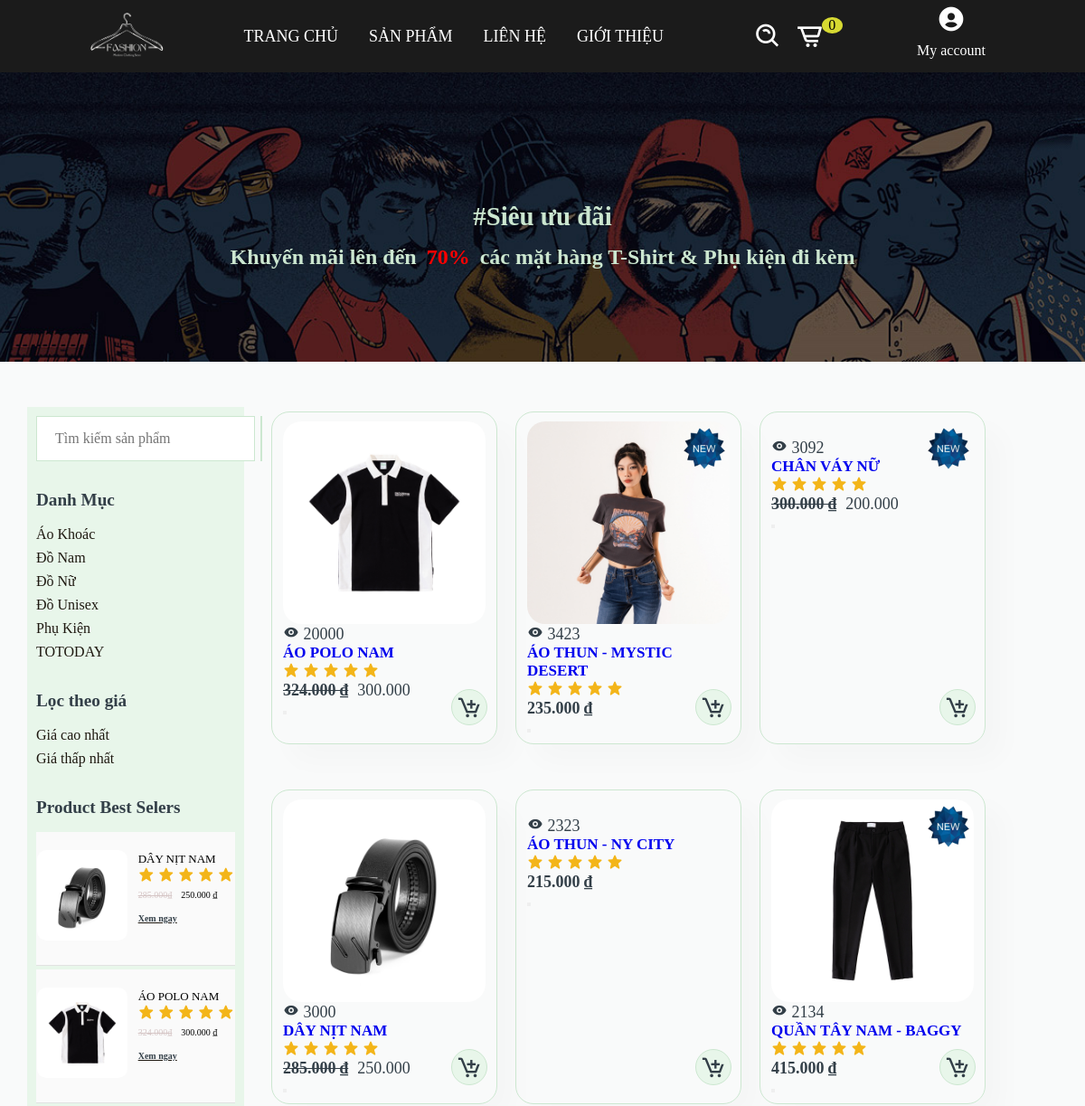
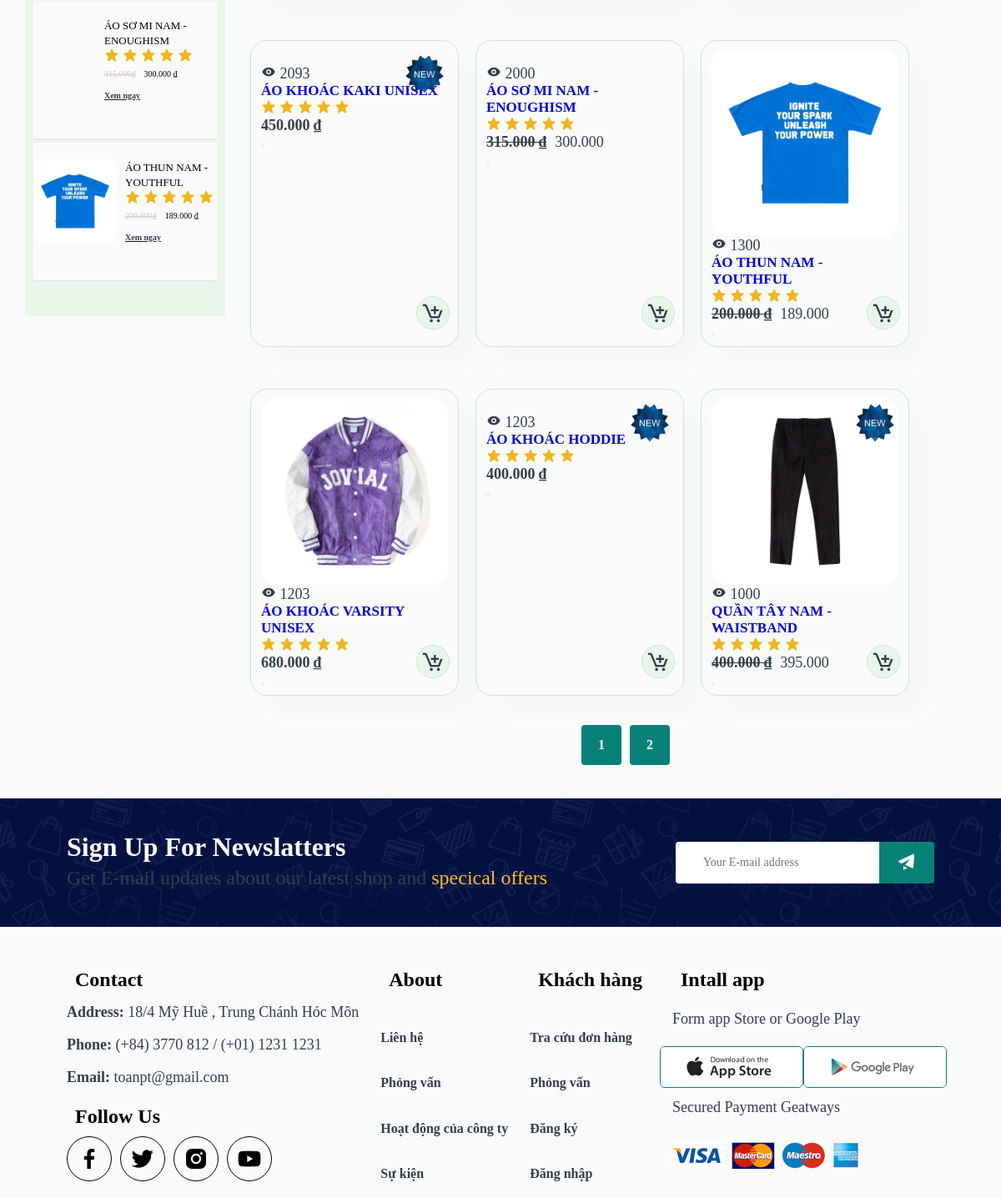
The page /index.php?page=sanpham on the database its author committed (2 pictures, top to bottom).
### tables this page shows
CREATE TABLE `danhmuc` (
  `id` int(6) NOT NULL,
  `tendm` varchar(50) NOT NULL,
  `noidung` varchar(100) NOT NULL,
  `hinhanh` varchar(200) NOT NULL,
  `parent` int(6) NOT NULL,
  `hienthi` int(6) NOT NULL DEFAULT 0
);

CREATE TABLE `sanpham` (
  `id` int(6) NOT NULL,
  `tensp` varchar(100) NOT NULL,
  `hinhanh` varchar(200) NOT NULL,
  `variant` longtext NOT NULL,
  `giasp` float NOT NULL,
  `khuyenmai` int(6) NOT NULL,
  `view` int(10) NOT NULL,
  `trangthai` int(6) NOT NULL DEFAULT 0 COMMENT ' 0= sản phẩm thường ;\r\n1=best seler;\r\n 2=new  ;\r\n',
  `mota` varchar(300) NOT NULL,
  `size` varchar(10) NOT NULL COMMENT 'S,M,XL,XXL',
  `mausac` varchar(6) NOT NULL DEFAULT '0',
  `iddm` int(6) NOT NULL
);

### dao/pdo.php (called while the page is built, shortened)
<?php
function pdo_get_connection(){
    $dburl = "mysql:host=localhost;dbname=daaa;charset=utf8";
    $username = 'root';
    $password = '';
    $conn = new PDO($dburl, $username, $password);
    $conn->setAttribute(PDO::ATTR_ERRMODE, PDO::ERRMODE_EXCEPTION);
    return $conn;
}
function pdo_query($sql){
    $sql_args = array_slice(func_get_args(), 1);
    try{
        $conn = pdo_get_connection();
        $stmt = $conn->prepare($sql);
        $stmt->execute($sql_args);
        $rows = $stmt->fetchAll();
        return $rows;
    }
    catch(PDOException $e){
        throw $e;
    }
    finally{
        unset($conn);
    }
}

### dao/danhmuc.php (called while the page is built, shortened)
<?php
    function showdm($limi){
        $sql ="SELECT * FROM danhmuc WHERE hienthi=6 limit ".$limi;
        return pdo_query($sql);
    }
    function showparent(){
        $sql ="SELECT * FROM danhmuc WHERE hienthi=6 AND id<>6 ";
        return pdo_query($sql);
    }
    function dm_all($showdm){
        $html_dm="";
        foreach ($showdm as $dm) {
            extract($dm);
            $html_dm.= '
            <a href="index.php?page=sanpham&iddm='.$id.'">
            <div class="img">
                <div class="list-shop">
                    <div class="icon-shop">
                        <img src="layout/img/fixed/'.$hinhanh.' "  alt="">
                        <p>'.$tendm.'</p>
                    </div>
                    <div class="name-sp">
                        <p>'.$noidung.'</p>
                    </div>
                </div>
            </div>
            </a>
            ';
          }
          return $html_dm;
    }
?>

### dao/product.php (the view, shortened to what this page needs)
<?php
     function get_dssp($search,$iddm){
      $sql = "SELECT * FROM sanpham WHERE 1";
      $sql .= " ORDER BY view DESC limit 12";
      return pdo_query($sql);
    }
  function sp_dexuat($limi){
    $sql= "SELECT * FROM sanpham WHERE trangthai=3 ORDER BY id DESC limit ".$limi;
    return pdo_query($sql);
}
    function sp_new($limi){
        $sql= "SELECT * FROM sanpham WHERE trangthai=2 ORDER BY id DESC limit ".$limi;
        return pdo_query($sql);
    }
    function sp_view($limi){
        $sql= "SELECT * FROM sanpham WHERE view>1000 ORDER BY id DESC limit ".$limi;
        return pdo_query($sql);
    }
    function sp_bestseler($limi){
        $sql= "SELECT * FROM sanpham WHERE trangthai=1 AND view>1000 ORDER BY id DESC limit ".$limi;
        return pdo_query($sql);
    }
  function showsp($dssp){
    $html_dssp = "";
    foreach ($dssp as $sp) {
        extract($sp);
        $sell_vnd = number_format($khuyenmai , 0, ',', '.');
        $giagoc_vnd = number_format($giasp , 0, ',', '.');
        if($trangthai == 1){
            $best = '<img class="new" src="layout/img/product/iconbest.png" alt="">';
        } else if ($trangthai == 2 || $trangthai == 3) {
            $best = '<img class="new" src="layout/img/product/iconnew.png" alt="">';
        } else {
            $best = '';
        }
        if($khuyenmai > 0 && $giasp > 0){
            $sell = '<span>'.number_format($khuyenmai , 0, ',', '.').'</span>';
            $giagoc = '<h4 class="sell">'.$giagoc_vnd.' ₫</h4>';
        } else {
            $sell = "";
            $giagoc = '<h4>'.$giagoc_vnd.' ₫</h4>';
        }
        $html_dssp .= '
        <div class="pro">
            <a href="index.php?page=details&id='.$id.'">
                '.$best.'
                <img class="img" src="layout/img/product/'.$hinhanh.'" alt="">
                <div class="des">
                    <span><i class="bx bxs-show"></i> '.$view.'</span>
                    <h5>'.$tensp.'</h5>
                    <div class="star">
                        <i class="bx bxs-star"></i>
                        <i class="bx bxs-star"></i>
                        <i class="bx bxs-star"></i>
                        <i class="bx bxs-star"></i>
                        <i class="bx bxs-star"></i>
                    </div>
                    <span class="price">
                        '.$giagoc.'
                        '.$sell.'
                    </span>
                </div>
            </a>
            <form action="index.php?page=addcart" method="post"">
                <input type="hidden" name="id" value="'.$id.'">
                <input type="hidden" name="tensp" value="'.$tensp.'">
                <input type="hidden" name="hinhanh" value="'.$hinhanh.'">
                <input type="hidden" name="sell" value="'.$sell_vnd.'">
                <input type="hidden" name="giagoc" value="'.$giagoc_vnd.'">
                <input type="hidden" name="soluong" value="1">
                <button type="submit"  name="addcart">
                    <i class="bx bx-cart-add cart"></i>
                </button>
            </form>
        </div>';
    }
    return $html_dssp;
}
?>

### view/sanpham.php (shortened to what this page needs)
<?php
  $html_dm= "";
    foreach ( $showdm  as $dm) {
      extract($dm);
      $html_dm .= '
      <li><a href="index.php?page=sanpham&iddm='.$id.'">'.$tendm.'</a></li>';
    }
  if($titlepage!= "") $title = $titlepage;
  else
        $title="#Siêu ưu đãi";
  $html_spbest = "";
  foreach ( $dssp_bestseler as $sp) {
    extract($sp);
    $sell_vnd = number_format($khuyenmai , 0, ',', '.');
    $giagoc_vnd = number_format($giasp , 0, ',', '.');
    $html_spbest .= '
                    <li>
                <img src="layout/img/product/'.$hinhanh.'" alt="">
                  <div class="info-bestseler">
                    <span>'.$tensp.'</span>
                    <div class="star">
                      <i class="bx bxs-star" ></i>
                      <i class="bx bxs-star" ></i>
                      <i class="bx bxs-star" ></i>
                      <i class="bx bxs-star" ></i>
                      <i class="bx bxs-star" ></i>
                    </div>
                    <span class="price">
                      <p class="sell">'.$giagoc_vnd.'₫</p>
                       <p>'.$sell_vnd.' ₫</p>
                    </span>
                    <a href="index.php?page=details&id='.$id.'">
                      <h2>Xem ngay </h2>
                    </a>
                  </div>
              </li>
    ';
  }
  $html_dssp= showsp($dssp);
?>
<section class="banner-prd" id="banner">
      <div class="bannersell">
        <h1><?=$title?></h1>
        <h2>Khuyến mãi lên đến <span>70% </span>các mặt hàng T-Shirt & Phụ kiện đi kèm</h2>
      </div>
    </section>
    <section class="section-product-flex" id="product1">
      <div id="ast-filter-wrap">
        <div class="ast-filter-box">
          <form action="index.php?page=sanpham" method="post">
            <div class="search-feild">
                <input type="text" name="search" placeholder="Tìm kiếm sản phẩm">
                <button type="submit" name="sub">
                </button>
            </div>
          <div id="block9">
            <h2>Danh Mục</h2>
            <ul>
              <?=$html_dm?>
            </ul>
          </div>
          <div id="block9">
            <h2>Lọc theo giá</h2>
            <ul>
              <li><a href="#">Giá cao nhất</a></li>
              <li><a href="#">Giá thấp nhất</a></li>
            </ul>
          </div>
          <div id="block9">
            <h2>Product Best Selers</h2>
            <ul class="pro-bestseler">
              <?=$html_spbest?>
            </ul>
          </div>
        </div>
      </div>
      <div class="form-pro" id="product-flex">
        <div class="pro-container gap-pro">
          <?=$html_dssp?>
        </div>
        <div id="pagination">
           <a href="">1</a>
           <a href="">2</a>
        </div>
      </div>
    </section>

### rows shown on the page
danhmuc: tendm "Áo Khoác"
danhmuc: tendm "Đồ Nam"
danhmuc: tendm "Đồ Nữ"
danhmuc: tendm "Đồ Unisex"
danhmuc: tendm "Phụ Kiện"
danhmuc: tendm "TOTODAY"
sanpham: hinhanh (picture), tensp "DÂY NỊT NAM", giasp "285.000", khuyenmai "250.000", view "3000"
sanpham: hinhanh (picture), tensp "ÁO POLO NAM", giasp "324.000", khuyenmai "300.000", view "20000"
sanpham: tensp "ÁO SƠ MI NAM - ENOUGHISM", giasp "315.000", khuyenmai "300.000", view "2000"
sanpham: hinhanh (picture), tensp "ÁO THUN NAM - YOUTHFUL", giasp "200.000", khuyenmai "189.000", view "1300"
sanpham: hinhanh (picture), view "3423", tensp "ÁO THUN - MYSTIC DESERT", giasp "235.000"
sanpham: view "3092", tensp "CHÂN VÁY NỮ", giasp "300.000", khuyenmai "200.000"
sanpham: view "2323", tensp "ÁO THUN - NY CITY", giasp "215.000"
sanpham: shows a picture, view "2134", tensp "QUẦN TÂY NAM - BAGGY", giasp "415.000"
sanpham: view "2093", tensp "ÁO KHOÁC KAKI UNISEX", giasp "450.000"
sanpham: hinhanh (picture), view "1203", tensp "ÁO KHOÁC VARSITY UNISEX", giasp "680.000"
sanpham: view "1203", tensp "ÁO KHOÁC HODDIE", giasp "400.000"
sanpham: hinhanh (picture), view "1000", tensp "QUẦN TÂY NAM - WAISTBAND", giasp "400.000", khuyenmai "395.000"

### other values the page prints
$total_cart "0"
$title "#Siêu ưu đãi"
